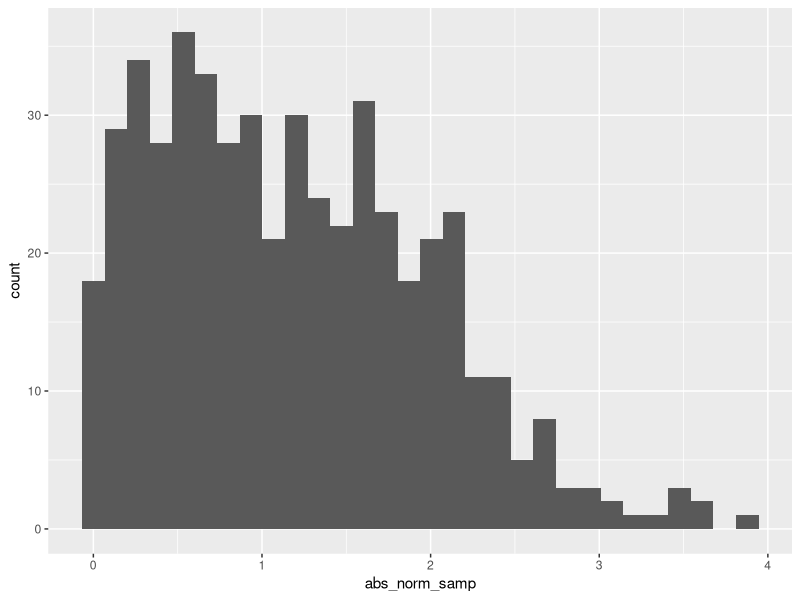

Here is the R script that generated this plot:
## ---- chunk 1
library(tidyverse)
## ---- chunk 2
samp = rnorm(100)
length(samp)
## ---- chunk 3
plot_df =
  tibble(
    x = rnorm(n = 1000),
    y = 1 + 2 * x + rnorm(n = 1000)
  )
## ---- chunk 4
library(tidyverse)

la_df = 
  la_df = tibble(
  norm_samp = rnorm(500, mean = 1),
  norm_samp_pos = norm_samp > 0,
  abs_norm_samp = abs(norm_samp)
)

ggplot(la_df, aes(x = abs_norm_samp)) + geom_histogram()

median_samp = median(pull(la_df, norm_samp))
